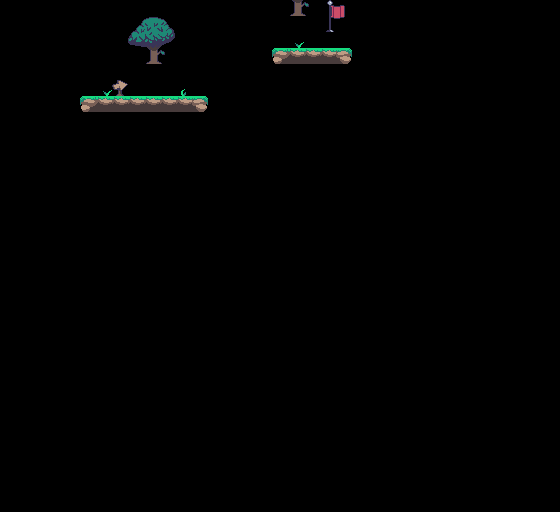

A level layout from a 2D game, rendered from its tile map. Below: a short description, then the map file with its tile-grid data intact:
An orthogonal 35x32 tile map with 16x16 px tiles, 2 tile layers (Chao, Decoracao), 4 tilesets and 6 objects (2x Local, botao, bandeira, Passaro, Player2).

<map version="1.10" tiledversion="1.11.0" orientation="orthogonal" renderorder="right-down" width="35" height="32" tilewidth="16" tileheight="16" infinite="0" nextlayerid="7" nextobjectid="10">
 <tileset firstgid="1" source="tsx/Normal_Ground.tsx" />
 <tileset firstgid="73" source="tsx/flag.tsx" />
 <tileset firstgid="82" source="tsx/tree.tsx" />
 <tileset firstgid="83" source="tsx/sign.tsx" />
 <layer id="1" name="Chao" width="35" height="32">
  <data encoding="csv">
0,0,0,0,0,0,0,0,0,0,0,0,0,0,0,0,0,0,0,0,0,0,0,0,0,0,0,0,0,0,0,0,0,0,0,
0,0,0,0,0,0,0,0,0,0,0,0,0,0,0,0,0,0,0,0,0,0,0,0,0,0,0,0,0,0,0,0,0,0,0,
0,0,0,0,0,0,0,0,0,0,0,0,0,0,0,0,0,0,0,0,0,0,0,0,0,0,0,0,0,0,0,0,0,0,0,
0,0,0,0,0,0,0,0,0,0,0,0,0,0,0,0,0,15,16,16,16,18,0,0,0,0,0,0,0,0,0,0,0,0,0,
0,0,0,0,0,0,0,0,0,0,0,0,0,0,0,0,0,0,0,0,0,0,0,0,0,0,0,0,0,0,0,0,0,0,0,
0,0,0,0,0,0,0,0,0,0,0,0,0,0,0,0,0,0,0,0,0,0,0,0,0,0,0,0,0,0,0,0,0,0,0,
0,0,0,0,0,15,16,16,16,16,16,16,18,0,0,0,0,0,0,0,0,0,0,0,0,0,0,0,0,0,0,0,0,0,0,
0,0,0,0,0,0,0,0,0,0,0,0,0,0,0,0,0,0,0,0,0,0,0,0,0,0,0,0,0,0,0,0,0,0,0,
0,0,0,0,0,0,0,0,0,0,0,0,0,0,0,0,0,0,0,0,0,0,0,0,0,0,0,0,0,0,0,0,0,0,0,
0,0,0,0,0,0,0,0,0,0,0,0,0,0,0,0,0,0,0,0,0,0,0,0,0,0,0,0,0,0,0,0,0,0,0,
0,0,0,0,0,0,0,0,0,0,0,0,0,0,0,0,0,0,0,0,0,0,0,0,0,0,0,0,0,0,0,0,0,0,0,
0,0,0,0,0,0,0,0,0,0,0,0,0,0,0,0,0,0,0,0,0,0,0,0,0,0,0,0,0,0,0,0,0,0,0,
0,0,0,0,0,0,0,0,0,0,0,0,0,0,0,0,0,0,0,0,0,0,0,0,0,0,0,0,0,0,0,0,0,0,0,
0,0,0,0,0,0,0,0,0,0,0,0,0,0,0,0,0,0,0,0,0,0,0,0,0,0,0,0,0,0,0,0,0,0,0,
0,0,0,0,0,0,0,0,0,0,0,0,0,0,0,0,0,0,0,0,0,0,0,0,0,0,0,0,0,0,0,0,0,0,0,
0,0,0,0,0,0,0,0,0,0,0,0,0,0,0,0,0,0,0,0,0,0,0,0,0,0,0,0,0,0,0,0,0,0,0,
0,0,0,0,0,0,0,0,0,0,0,0,0,0,0,0,0,0,0,0,0,0,0,0,0,0,0,0,0,0,0,0,0,0,0,
0,0,0,0,0,0,0,0,0,0,0,0,0,0,0,0,0,0,0,0,0,0,0,0,0,0,0,0,0,0,0,0,0,0,0,
0,0,0,0,0,0,0,0,0,0,0,0,0,0,0,0,0,0,0,0,0,0,0,0,0,0,0,0,0,0,0,0,0,0,0,
0,0,0,0,0,0,0,0,0,0,0,0,0,0,0,0,0,0,0,0,0,0,0,0,0,0,0,0,0,0,0,0,0,0,0,
0,0,0,0,0,0,0,0,0,0,0,0,0,0,0,0,0,0,0,0,0,0,0,0,0,0,0,0,0,0,0,0,0,0,0,
0,0,0,0,0,0,0,0,0,0,0,0,0,0,0,0,0,0,0,0,0,0,0,0,0,0,0,0,0,0,0,0,0,0,0,
0,0,0,0,0,0,0,0,0,0,0,0,0,0,0,0,0,0,0,0,0,0,0,0,0,0,0,0,0,0,0,0,0,0,0,
0,0,0,0,0,0,0,0,0,0,0,0,0,0,0,0,0,0,0,0,0,0,0,0,0,0,0,0,0,0,0,0,0,0,0,
0,0,0,0,0,0,0,0,0,0,0,0,0,0,0,0,0,0,0,0,0,0,0,0,0,0,0,0,0,0,0,0,0,0,0,
0,0,0,0,0,0,0,0,0,0,0,0,0,0,0,0,0,0,0,0,0,0,0,0,0,0,0,0,0,0,0,0,0,0,0,
0,0,0,0,0,0,0,0,0,0,0,0,0,0,0,0,0,0,0,0,0,0,0,0,0,0,0,0,0,0,0,0,0,0,0,
0,0,0,0,0,0,0,0,0,0,0,0,0,0,0,0,0,0,0,0,0,0,0,0,0,0,0,0,0,0,0,0,0,0,0,
0,0,0,0,0,0,0,0,0,0,0,0,0,0,0,0,0,0,0,0,0,0,0,0,0,0,0,0,0,0,0,0,0,0,0,
0,0,0,0,0,0,0,0,0,0,0,0,0,0,0,0,0,0,0,0,0,0,0,0,0,0,0,0,0,0,0,0,0,0,0,
0,0,0,0,0,0,0,0,0,0,0,0,0,0,0,0,0,0,0,0,0,0,0,0,0,0,0,0,0,0,0,0,0,0,0,
0,0,0,0,0,0,0,0,0,0,0,0,0,0,0,0,0,0,0,0,0,0,0,0,0,0,0,0,0,0,0,0,0,0,0
</data>
 </layer>
 <objectgroup id="6" name="Obstaculo">
  <object id="9" name="botao" gid="84" x="160.333" y="100.333" width="16" height="16">
   <properties>
    <property name="pressed_botao" type="bool" value="true" />
   </properties>
  </object>
 </objectgroup>
 <objectgroup id="5" name="ObjParado">
  <object id="7" name="bandeira" gid="73" x="323.5" y="52.5" width="32" height="32">
   <properties>
    <property name="nivel" type="int" value="2" />
   </properties>
  </object>
 </objectgroup>
 <objectgroup id="2" name="Player">
  <object id="1" name="Passaro" gid="3" x="96.3333" y="94" width="16" height="16" />
  <object id="2" name="Player2" gid="3" x="123.667" y="95.6667" width="16" height="16" />
 </objectgroup>
 <layer id="3" name="Decoracao" width="35" height="32">
  <data encoding="csv">
0,0,0,0,0,0,0,0,0,0,0,0,0,0,0,0,0,82,0,0,0,0,0,0,0,0,0,0,0,0,0,0,0,0,0,
0,0,0,0,0,0,0,0,0,0,0,0,0,0,0,0,0,0,0,0,73,0,0,0,0,0,0,0,0,0,0,0,0,0,0,
0,0,0,0,0,0,0,0,0,0,0,0,0,0,0,0,0,0,3,0,0,0,0,0,0,0,0,0,0,0,0,0,0,0,0,
0,0,0,0,0,0,0,0,82,0,0,0,0,0,0,0,0,0,0,0,0,0,0,0,0,0,0,0,0,0,0,0,0,0,0,
0,0,0,0,0,0,0,0,0,0,0,0,0,0,0,0,0,0,0,0,0,0,0,0,0,0,0,0,0,0,0,0,0,0,0,
0,0,0,0,0,0,3,84,0,0,0,6,0,0,0,0,0,0,0,0,0,0,0,0,0,0,0,0,0,0,0,0,0,0,0,
0,0,0,0,0,0,0,0,0,0,0,0,0,0,0,0,0,0,0,0,0,0,0,0,0,0,0,0,0,0,0,0,0,0,0,
0,0,0,0,0,0,0,0,0,0,0,0,0,0,0,0,0,0,0,0,0,0,0,0,0,0,0,0,0,0,0,0,0,0,0,
0,0,0,0,0,0,0,0,0,0,0,0,0,0,0,0,0,0,0,0,0,0,0,0,0,0,0,0,0,0,0,0,0,0,0,
0,0,0,0,0,0,0,0,0,0,0,0,0,0,0,0,0,0,0,0,0,0,0,0,0,0,0,0,0,0,0,0,0,0,0,
0,0,0,0,0,0,0,0,0,0,0,0,0,0,0,0,0,0,0,0,0,0,0,0,0,0,0,0,0,0,0,0,0,0,0,
0,0,0,0,0,0,0,0,0,0,0,0,0,0,0,0,0,0,0,0,0,0,0,0,0,0,0,0,0,0,0,0,0,0,0,
0,0,0,0,0,0,0,0,0,0,0,0,0,0,0,0,0,0,0,0,0,0,0,0,0,0,0,0,0,0,0,0,0,0,0,
0,0,0,0,0,0,0,0,0,0,0,0,0,0,0,0,0,0,0,0,0,0,0,0,0,0,0,0,0,0,0,0,0,0,0,
0,0,0,0,0,0,0,0,0,0,0,0,0,0,0,0,0,0,0,0,0,0,0,0,0,0,0,0,0,0,0,0,0,0,0,
0,0,0,0,0,0,0,0,0,0,0,0,0,0,0,0,0,0,0,0,0,0,0,0,0,0,0,0,0,0,0,0,0,0,0,
0,0,0,0,0,0,0,0,0,0,0,0,0,0,0,0,0,0,0,0,0,0,0,0,0,0,0,0,0,0,0,0,0,0,0,
0,0,0,0,0,0,0,0,0,0,0,0,0,0,0,0,0,0,0,0,0,0,0,0,0,0,0,0,0,0,0,0,0,0,0,
0,0,0,0,0,0,0,0,0,0,0,0,0,0,0,0,0,0,0,0,0,0,0,0,0,0,0,0,0,0,0,0,0,0,0,
0,0,0,0,0,0,0,0,0,0,0,0,0,0,0,0,0,0,0,0,0,0,0,0,0,0,0,0,0,0,0,0,0,0,0,
0,0,0,0,0,0,0,0,0,0,0,0,0,0,0,0,0,0,0,0,0,0,0,0,0,0,0,0,0,0,0,0,0,0,0,
0,0,0,0,0,0,0,0,0,0,0,0,0,0,0,0,0,0,0,0,0,0,0,0,0,0,0,0,0,0,0,0,0,0,0,
0,0,0,0,0,0,0,0,0,0,0,0,0,0,0,0,0,0,0,0,0,0,0,0,0,0,0,0,0,0,0,0,0,0,0,
0,0,0,0,0,0,0,0,0,0,0,0,0,0,0,0,0,0,0,0,0,0,0,0,0,0,0,0,0,0,0,0,0,0,0,
0,0,0,0,0,0,0,0,0,0,0,0,0,0,0,0,0,0,0,0,0,0,0,0,0,0,0,0,0,0,0,0,0,0,0,
0,0,0,0,0,0,0,0,0,0,0,0,0,0,0,0,0,0,0,0,0,0,0,0,0,0,0,0,0,0,0,0,0,0,0,
0,0,0,0,0,0,0,0,0,0,0,0,0,0,0,0,0,0,0,0,0,0,0,0,0,0,0,0,0,0,0,0,0,0,0,
0,0,0,0,0,0,0,0,0,0,0,0,0,0,0,0,0,0,0,0,0,0,0,0,0,0,0,0,0,0,0,0,0,0,0,
0,0,0,0,0,0,0,0,0,0,0,0,0,0,0,0,0,0,0,0,0,0,0,0,0,0,0,0,0,0,0,0,0,0,0,
0,0,0,0,0,0,0,0,0,0,0,0,0,0,0,0,0,0,0,0,0,0,0,0,0,0,0,0,0,0,0,0,0,0,0,
0,0,0,0,0,0,0,0,0,0,0,0,0,0,0,0,0,0,0,0,0,0,0,0,0,0,0,0,0,0,0,0,0,0,0,
0,0,0,0,0,0,0,0,0,0,0,0,0,0,0,0,0,0,0,0,0,0,0,0,0,0,0,0,0,0,0,0,0,0,0
</data>
 </layer>
 <objectgroup id="4" name="Plataformas">
  <properties>
   <property name="Image" value="tiled/png/plataforma_lava1" />
  </properties>
  <object id="4" name="Local" gid="21" x="219.333" y="90" width="31" height="16">
   <properties>
    <property name="Girar" type="bool" value="false" />
    <property name="Plataforma" type="bool" value="true" />
    <property name="Vel" type="int" value="35" />
   </properties>
  </object>
  <object id="5" name="Local" gid="21" x="58.5" y="77" width="16" height="16">
   <properties>
    <property name="Girar" type="bool" value="false" />
    <property name="Plataforma" type="bool" value="true" />
    <property name="Vel" type="int" value="35" />
   </properties>
  </object>
 </objectgroup>
</map>
